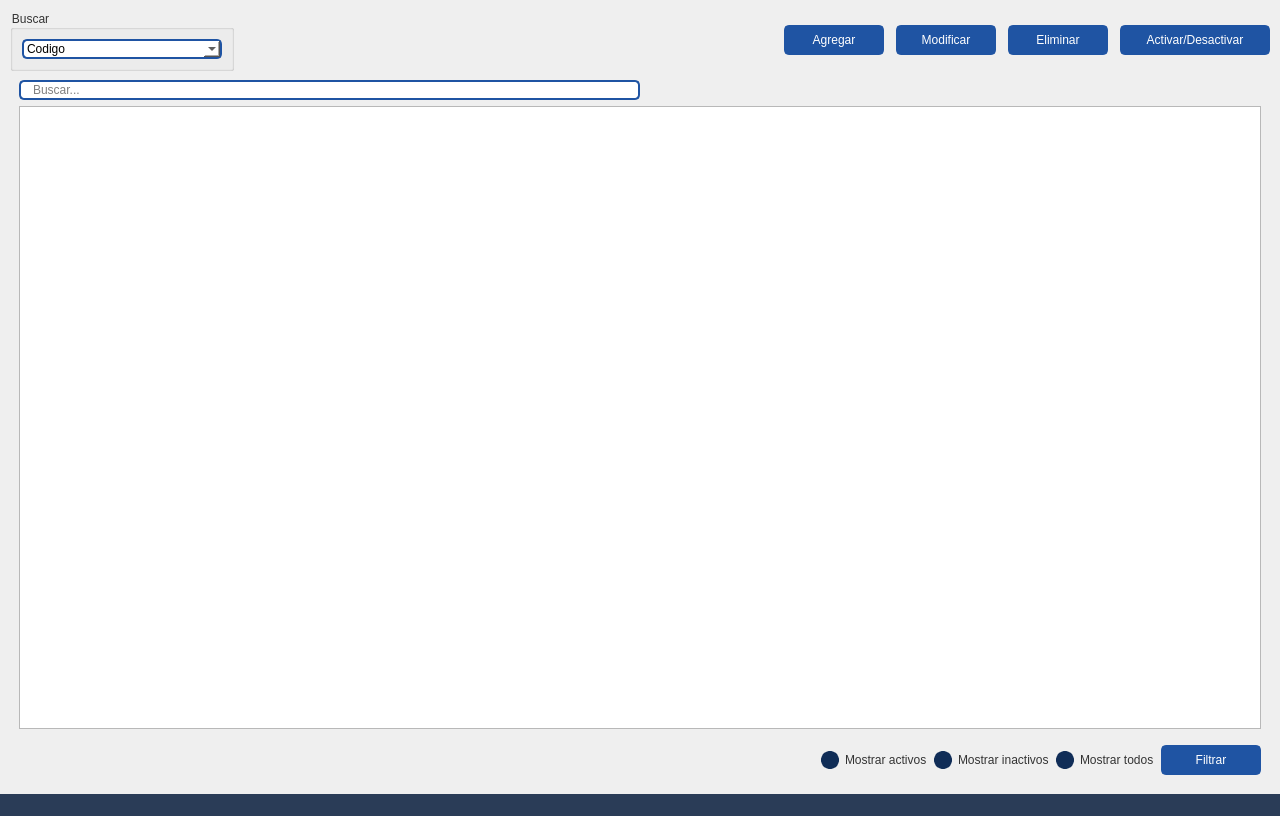
<?xml version="1.0" encoding="UTF-8"?>
<ui version="4.0">
 <author>Wanderson M. Pimenta</author>
 <class>MainWindow</class>
 <widget class="QMainWindow" name="MainWindow">
  <property name="geometry">
   <rect>
    <x>0</x>
    <y>0</y>
    <width>1280</width>
    <height>816</height>
   </rect>
  </property>
  <property name="minimumSize">
   <size>
    <width>1280</width>
    <height>720</height>
   </size>
  </property>
  <property name="windowTitle">
   <string>Materia</string>
  </property>
  <property name="windowIcon">
   <iconset>
    <normaloff>:/images/images/images/Logo_vertical.png</normaloff>:/images/images/images/Logo_vertical.png</iconset>
  </property>
  <widget class="QWidget" name="styleSheet">
   <property name="font">
    <font>
     <family>Segoe UI</family>
     <pointsize>9</pointsize>
     <weight>50</weight>
     <italic>false</italic>
     <bold>false</bold>
    </font>
   </property>
   <property name="styleSheet">
    <string notr="true">QWidget{
	color: #333;
	font: 9pt &quot;Segoe UI&quot;;
}
/* -----------------  MENUS ----------------- */


#topMenu .QPushButton {	
	background-position: left center;
    background-repeat: no-repeat;
	border: none;
	border-left: 22px solid transparent;
	background-color: transparent;
	text-align: left;
	padding-left: 44px;
    color: #f8f8f2;
}

#topMenu .QPushButton:hover {
	background-color: #286FD6;
}
#topMenu .QPushButton:pressed {	
	background-color: #2A3C57;
	color: rgb(255, 255, 255);
}
#bottomMenu .QPushButton {	
	background-position: left center;
    background-repeat: no-repeat;
	border: none;
	border-left: 20px solid transparent;
	background-color:transparent;
	text-align: left;
	padding-left: 44px;
    color: #f8f8f2;
}
#bottomMenu .QPushButton:hover {
	background-color: #286FD6;
}
#bottomMenu .QPushButton:pressed {	
	background-color: #2A3C57;
	color: rgb(255, 255, 255);
}
/* ----------------- Bottom Bar ----------------- */
/*Status bar (inferior)*/
#bottomBar { background-color: #2A3C57 }
#bottomBar QLabel { font-size: 11px; color: #f8f8f2; padding-left: 10px; padding-right: 10px; padding-bottom: 2px; }


/* ----------------- QTableWidget ----------------- */
QTableWidget {	
	background-color: transparent;
/*	padding: 10px;*/
	border-radius: 5px;
	gridline-color: #6C99DD;
    outline: none;
}
QTableWidget::item{
	border-color: tranparent;
	padding-left: 5px;
	padding-right: 5px;
	gridline-color: transparent;
}

QTableWidget::item:selected{
	background-color:#6C99DD; /*color al seleccionar el cuadro*/
    color: white;/*color de la letra en el cuadro*/
}

QHeaderView::section{
	background-color: white;
	border: none;
	border-style: none;
}

/*
QTableWidget::horizontalHeader {	
	background-color: #6272a4;
}
*/

QHeaderView::section:horizontal
{
    border: 1px solid #1F54A3;
	background-color: #1F54A3;
/*	padding: 3px;*/
	border-top-left-radius: 7px;
    border-top-right-radius: 7px;
    color: white;
}

QHeaderView::section:vertical
{
    border: 1px solid #1F54A3;
	border-top-left-radius: 7px;
    border-bottom-left-radius: 7px;
	padding-left:4px;
}




/* ----------------- LineEdit  ----------------- */
QLineEdit {
	border-radius: 5px;
	border: 2px solid #1F54A3;
	padding-left: 10px;
	selection-color: white;
	selection-background-color: #2A3C57;
    color: black;
}
QLineEdit:hover {
	border: 2px solid rgb(98, 114, 164);
}
QLineEdit:focus {
	border: 2px solid #2A3C57;
}




/* ----------------- ScrollBars ----------------- */
/*tamaño y bordes*/
QScrollBar:horizontal {
    border: none;
    background: #6272a4;
    height: 8px;
    margin: 0px 21px 0 21px;
	border-radius: 0px;
}
/*la linea*/
QScrollBar::handle:horizontal {
    background: #296FD6;
    min-width: 25px;

}
/*bordecito inferior derecho*/
QScrollBar::add-line:horizontal {
    border: none;
    background: #102D57;
    width: 20px;
	border-top-right-radius: 4px;
    border-bottom-right-radius: 4px;
    subcontrol-position: right;
    subcontrol-origin: margin;
}
/*bordecito inferior izquierdo*/
QScrollBar::sub-line:horizontal {
    border: none;
    background: #102D57;
    width: 20px;
	border-top-left-radius: 4px;
    border-bottom-left-radius: 4px;
    subcontrol-position: left;
    subcontrol-origin: margin;
}

/*tamaño y bordes*/
 QScrollBar:vertical {
	border: none;
    background-color: #6272a4;
    width: 8px;
    margin: 21px 0 21px 0;
	border-radius: 0px;
 }
/*la linea*/
 QScrollBar::handle:vertical {	
	background: #296FD6;
    min-height: 25px;

 }
/*bordecito lateral inferior*/
 QScrollBar::add-line:vertical {
     border: none;
    background: #102D57;
     height: 20px;
	border-bottom-left-radius: 4px;
    border-bottom-right-radius: 4px;
     subcontrol-position: bottom;
     subcontrol-origin: margin;
 }
/*bordecito lateral superior*/
 QScrollBar::sub-line:vertical {
	border: none;
    background: #102D57;
     height: 20px;
	border-top-left-radius: 4px;
    border-top-right-radius: 4px;
     subcontrol-position: top;
     subcontrol-origin: margin;
 }

/* ----------------- RadioButton ----------------- */
QRadioButton::indicator {
    border: 3px solid #102D57;
	width: 12px;
	height: 12px;
	border-radius: 9px;
    background: #102D57;
}

QRadioButton::indicator:hover {
    border: 3px solid #1F54A3;
}

QRadioButton::indicator:checked {
    background: 3px solid #296FD6;
	border: 3px solid #296FD6;	
}
/* ----------------- QComboBox ----------------- */
QComboBox{
	background-color: white;
	border-radius: 5px;
	border: 2px solid #1F54A3;
    color: black;
}
QComboBox:hover{
	border: 2px solid #7284b9;
}
QComboBox::drop-down {
	subcontrol-origin: padding;
	subcontrol-position: top right;
	width: 25px; 
	border-left-width: 3px;
	border-left-color: white;
	border-left-style: solid;
	border-top-right-radius: 3px;
	background-image:url(:/icons/images/icons/cil-arrow-bottom.png);
	border-bottom-right-radius: 3px;	
	background-position: center;
	background-repeat: no-reperat;
 }

QComboBox QAbstractItemView {
	color: white;	
	background-color: #1F54A3;
	
	selection-background-color: #1F54A3;
}




</string>
   </property>
   <layout class="QGridLayout" name="gridLayout_10">
    <property name="leftMargin">
     <number>0</number>
    </property>
    <property name="topMargin">
     <number>0</number>
    </property>
    <property name="rightMargin">
     <number>0</number>
    </property>
    <property name="bottomMargin">
     <number>0</number>
    </property>
    <property name="spacing">
     <number>0</number>
    </property>
    <item row="0" column="0">
     <widget class="QFrame" name="bgApp">
      <property name="styleSheet">
       <string notr="true"/>
      </property>
      <property name="frameShape">
       <enum>QFrame::NoFrame</enum>
      </property>
      <property name="frameShadow">
       <enum>QFrame::Raised</enum>
      </property>
      <layout class="QHBoxLayout" name="appLayout">
       <property name="spacing">
        <number>0</number>
       </property>
       <property name="leftMargin">
        <number>0</number>
       </property>
       <property name="topMargin">
        <number>0</number>
       </property>
       <property name="rightMargin">
        <number>0</number>
       </property>
       <property name="bottomMargin">
        <number>0</number>
       </property>
       <item>
        <widget class="QFrame" name="contentBox">
         <property name="frameShape">
          <enum>QFrame::NoFrame</enum>
         </property>
         <property name="frameShadow">
          <enum>QFrame::Raised</enum>
         </property>
         <layout class="QVBoxLayout" name="verticalLayout_2">
          <property name="spacing">
           <number>0</number>
          </property>
          <property name="leftMargin">
           <number>0</number>
          </property>
          <property name="topMargin">
           <number>0</number>
          </property>
          <property name="rightMargin">
           <number>0</number>
          </property>
          <property name="bottomMargin">
           <number>0</number>
          </property>
          <item>
           <widget class="QFrame" name="contentBottom">
            <property name="frameShape">
             <enum>QFrame::NoFrame</enum>
            </property>
            <property name="frameShadow">
             <enum>QFrame::Raised</enum>
            </property>
            <layout class="QVBoxLayout" name="verticalLayout_6">
             <property name="spacing">
              <number>0</number>
             </property>
             <property name="leftMargin">
              <number>0</number>
             </property>
             <property name="topMargin">
              <number>0</number>
             </property>
             <property name="rightMargin">
              <number>0</number>
             </property>
             <property name="bottomMargin">
              <number>0</number>
             </property>
             <item>
              <widget class="QFrame" name="content">
               <property name="frameShape">
                <enum>QFrame::NoFrame</enum>
               </property>
               <property name="frameShadow">
                <enum>QFrame::Raised</enum>
               </property>
               <layout class="QHBoxLayout" name="horizontalLayout_4">
                <property name="spacing">
                 <number>0</number>
                </property>
                <property name="leftMargin">
                 <number>0</number>
                </property>
                <property name="topMargin">
                 <number>0</number>
                </property>
                <property name="rightMargin">
                 <number>0</number>
                </property>
                <property name="bottomMargin">
                 <number>0</number>
                </property>
                <item>
                 <widget class="QFrame" name="pagesContainer">
                  <property name="styleSheet">
                   <string notr="true"/>
                  </property>
                  <property name="frameShape">
                   <enum>QFrame::NoFrame</enum>
                  </property>
                  <property name="frameShadow">
                   <enum>QFrame::Raised</enum>
                  </property>
                  <layout class="QVBoxLayout" name="verticalLayout_15">
                   <property name="spacing">
                    <number>0</number>
                   </property>
                   <property name="leftMargin">
                    <number>10</number>
                   </property>
                   <property name="topMargin">
                    <number>10</number>
                   </property>
                   <property name="rightMargin">
                    <number>10</number>
                   </property>
                   <property name="bottomMargin">
                    <number>10</number>
                   </property>
                   <item>
                    <layout class="QHBoxLayout" name="horizontalLayout_19">
                     <item>
                      <widget class="QGroupBox" name="groupBox_5">
                       <property name="title">
                        <string>Buscar</string>
                       </property>
                       <layout class="QHBoxLayout" name="horizontalLayout_20">
                        <item>
                         <widget class="QComboBox" name="cbo_filterMateria">
                          <property name="minimumSize">
                           <size>
                            <width>200</width>
                            <height>0</height>
                           </size>
                          </property>
                          <item>
                           <property name="text">
                            <string>Codigo</string>
                           </property>
                          </item>
                          <item>
                           <property name="text">
                            <string>Nombre facultad</string>
                           </property>
                          </item>
                          <item>
                           <property name="text">
                            <string>Nombre materia</string>
                           </property>
                          </item>
                         </widget>
                        </item>
                       </layout>
                      </widget>
                     </item>
                     <item>
                      <spacer name="horizontalSpacer_10">
                       <property name="orientation">
                        <enum>Qt::Horizontal</enum>
                       </property>
                       <property name="sizeHint" stdset="0">
                        <size>
                         <width>40</width>
                         <height>20</height>
                        </size>
                       </property>
                      </spacer>
                     </item>
                     <item>
                      <layout class="QHBoxLayout" name="horizontalLayout_2">
                       <property name="spacing">
                        <number>12</number>
                       </property>
                       <property name="rightMargin">
                        <number>0</number>
                       </property>
                       <item>
                        <widget class="QPushButton" name="btn_agregar">
                         <property name="minimumSize">
                          <size>
                           <width>100</width>
                           <height>30</height>
                          </size>
                         </property>
                         <property name="focusPolicy">
                          <enum>Qt::TabFocus</enum>
                         </property>
                         <property name="toolTip">
                          <string>Agregar cliente</string>
                         </property>
                         <property name="styleSheet">
                          <string notr="true">#pagesContainer QPushButton {
	border: 2px solid #1F54A3;
	border-radius: 5px;	
	background-color: #1F54A3;
	color:white;
}
#pagesContainer QPushButton:hover {
	background-color: #286FD6;
	border: 2px solid #286FD6;
}
#pagesContainer QPushButton:pressed {	
	background-color: #2A3C57;
	border: 2px solid #2A3C57;
}</string>
                         </property>
                         <property name="text">
                          <string>Agregar</string>
                         </property>
                        </widget>
                       </item>
                       <item>
                        <widget class="QPushButton" name="btn_modificar">
                         <property name="minimumSize">
                          <size>
                           <width>100</width>
                           <height>30</height>
                          </size>
                         </property>
                         <property name="focusPolicy">
                          <enum>Qt::TabFocus</enum>
                         </property>
                         <property name="toolTip">
                          <string>Modificar Cliente</string>
                         </property>
                         <property name="styleSheet">
                          <string notr="true">#pagesContainer QPushButton {
	border: 2px solid #1F54A3;
	border-radius: 5px;	
	background-color: #1F54A3;
	color:white;
}
#pagesContainer QPushButton:hover {
	background-color: #286FD6;
	border: 2px solid #286FD6;
}
#pagesContainer QPushButton:pressed {	
	background-color: #2A3C57;
	border: 2px solid #2A3C57;
}</string>
                         </property>
                         <property name="text">
                          <string>Modificar</string>
                         </property>
                        </widget>
                       </item>
                       <item>
                        <widget class="QPushButton" name="btn_eliminar">
                         <property name="minimumSize">
                          <size>
                           <width>100</width>
                           <height>30</height>
                          </size>
                         </property>
                         <property name="styleSheet">
                          <string notr="true">#pagesContainer QPushButton {
	border: 2px solid #1F54A3;
	border-radius: 5px;	
	background-color: #1F54A3;
	color:white;
}
#pagesContainer QPushButton:hover {
	background-color: #286FD6;
	border: 2px solid #286FD6;
}
#pagesContainer QPushButton:pressed {	
	background-color: #2A3C57;
	border: 2px solid #2A3C57;
}</string>
                         </property>
                         <property name="text">
                          <string>Eliminar</string>
                         </property>
                        </widget>
                       </item>
                       <item>
                        <widget class="QPushButton" name="btn_baja">
                         <property name="minimumSize">
                          <size>
                           <width>150</width>
                           <height>30</height>
                          </size>
                         </property>
                         <property name="styleSheet">
                          <string notr="true">#pagesContainer QPushButton {
	border: 2px solid #1F54A3;
	border-radius: 5px;	
	background-color: #1F54A3;
	color:white;
}
#pagesContainer QPushButton:hover {
	background-color: #286FD6;
	border: 2px solid #286FD6;
}
#pagesContainer QPushButton:pressed {	
	background-color: #2A3C57;
	border: 2px solid #2A3C57;
}</string>
                         </property>
                         <property name="text">
                          <string>Activar/Desactivar</string>
                         </property>
                        </widget>
                       </item>
                      </layout>
                     </item>
                    </layout>
                   </item>
                   <item>
                    <widget class="QStackedWidget" name="stackedWidget">
                     <property name="styleSheet">
                      <string notr="true"/>
                     </property>
                     <property name="currentIndex">
                      <number>0</number>
                     </property>
                     <widget class="QWidget" name="personas">
                      <layout class="QGridLayout" name="gridLayout_8">
                       <item row="0" column="0">
                        <layout class="QHBoxLayout" name="horizontalLayout_21">
                         <item>
                          <widget class="QLineEdit" name="txtBuscar">
                           <property name="placeholderText">
                            <string>Buscar...</string>
                           </property>
                          </widget>
                         </item>
                         <item>
                          <spacer name="horizontalSpacer_11">
                           <property name="orientation">
                            <enum>Qt::Horizontal</enum>
                           </property>
                           <property name="sizeHint" stdset="0">
                            <size>
                             <width>40</width>
                             <height>20</height>
                            </size>
                           </property>
                          </spacer>
                         </item>
                        </layout>
                       </item>
                       <item row="1" column="0">
                        <layout class="QGridLayout" name="gridLayout_13">
                         <item row="0" column="0">
                          <widget class="QTableView" name="tablemateria">
                           <property name="editTriggers">
                            <set>QAbstractItemView::NoEditTriggers</set>
                           </property>
                           <property name="selectionBehavior">
                            <enum>QAbstractItemView::SelectRows</enum>
                           </property>
                           <attribute name="horizontalHeaderDefaultSectionSize">
                            <number>150</number>
                           </attribute>
                           <attribute name="horizontalHeaderMinimumSectionSize">
                            <number>80</number>
                           </attribute>
                           <attribute name="horizontalHeaderStretchLastSection">
                            <bool>true</bool>
                           </attribute>
                          </widget>
                         </item>
                        </layout>
                       </item>
                       <item row="2" column="0">
                        <layout class="QHBoxLayout" name="horizontalLayout">
                         <property name="leftMargin">
                          <number>10</number>
                         </property>
                         <property name="topMargin">
                          <number>10</number>
                         </property>
                         <item>
                          <spacer name="horizontalSpacer">
                           <property name="orientation">
                            <enum>Qt::Horizontal</enum>
                           </property>
                           <property name="sizeHint" stdset="0">
                            <size>
                             <width>40</width>
                             <height>20</height>
                            </size>
                           </property>
                          </spacer>
                         </item>
                         <item>
                          <widget class="QRadioButton" name="rdb_activo">
                           <property name="text">
                            <string>Mostrar activos</string>
                           </property>
                          </widget>
                         </item>
                         <item>
                          <widget class="QRadioButton" name="rdb_inactivo">
                           <property name="text">
                            <string>Mostrar inactivos</string>
                           </property>
                          </widget>
                         </item>
                         <item>
                          <widget class="QRadioButton" name="rdb_all">
                           <property name="text">
                            <string>Mostrar todos</string>
                           </property>
                          </widget>
                         </item>
                         <item>
                          <widget class="QPushButton" name="btn_filtrar">
                           <property name="minimumSize">
                            <size>
                             <width>100</width>
                             <height>30</height>
                            </size>
                           </property>
                           <property name="styleSheet">
                            <string notr="true">#pagesContainer QPushButton {
	border: 2px solid #1F54A3;
	border-radius: 5px;	
	background-color: #1F54A3;
	color:white;
}
#pagesContainer QPushButton:hover {
	background-color: #286FD6;
	border: 2px solid #286FD6;
}
#pagesContainer QPushButton:pressed {	
	background-color: #2A3C57;
	border: 2px solid #2A3C57;
}</string>
                           </property>
                           <property name="text">
                            <string>Filtrar</string>
                           </property>
                          </widget>
                         </item>
                        </layout>
                       </item>
                      </layout>
                     </widget>
                    </widget>
                   </item>
                  </layout>
                 </widget>
                </item>
               </layout>
              </widget>
             </item>
             <item>
              <widget class="QFrame" name="bottomBar">
               <property name="minimumSize">
                <size>
                 <width>0</width>
                 <height>22</height>
                </size>
               </property>
               <property name="maximumSize">
                <size>
                 <width>16777215</width>
                 <height>22</height>
                </size>
               </property>
               <property name="frameShape">
                <enum>QFrame::NoFrame</enum>
               </property>
               <property name="frameShadow">
                <enum>QFrame::Raised</enum>
               </property>
               <layout class="QHBoxLayout" name="horizontalLayout_5">
                <property name="spacing">
                 <number>0</number>
                </property>
                <property name="leftMargin">
                 <number>0</number>
                </property>
                <property name="topMargin">
                 <number>0</number>
                </property>
                <property name="rightMargin">
                 <number>0</number>
                </property>
                <property name="bottomMargin">
                 <number>0</number>
                </property>
                <item>
                 <widget class="QLabel" name="fechahora">
                  <property name="text">
                   <string/>
                  </property>
                  <property name="alignment">
                   <set>Qt::AlignRight|Qt::AlignTrailing|Qt::AlignVCenter</set>
                  </property>
                 </widget>
                </item>
               </layout>
              </widget>
             </item>
            </layout>
           </widget>
          </item>
         </layout>
        </widget>
       </item>
      </layout>
     </widget>
    </item>
   </layout>
  </widget>
 </widget>
 <tabstops>
  <tabstop>cbo_filterMateria</tabstop>
  <tabstop>txtBuscar</tabstop>
  <tabstop>tablemateria</tabstop>
 </tabstops>
 <resources>
  <include location="../resources.qrc"/>
 </resources>
 <connections/>
</ui>
